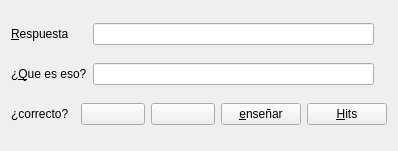
<?xml version="1.0" encoding="UTF-8"?>
<ui version="4.0">
 <class>FormTeaching</class>
 <widget class="QWidget" name="FormTeaching">
  <property name="geometry">
   <rect>
    <x>0</x>
    <y>0</y>
    <width>398</width>
    <height>151</height>
   </rect>
  </property>
  <property name="maximumSize">
   <size>
    <width>16777215</width>
    <height>151</height>
   </size>
  </property>
  <property name="baseSize">
   <size>
    <width>0</width>
    <height>0</height>
   </size>
  </property>
  <property name="windowTitle">
   <string>Form</string>
  </property>
  <layout class="QGridLayout" name="gridLayout">
   <item row="0" column="0">
    <widget class="QLabel" name="labelSense">
     <property name="text">
      <string>&amp;Respuesta</string>
     </property>
     <property name="buddy">
      <cstring>lineEditOut</cstring>
     </property>
    </widget>
   </item>
   <item row="0" column="1">
    <widget class="QLineEdit" name="lineEditOut">
     <property name="cursor">
      <cursorShape>IBeamCursor</cursorShape>
     </property>
     <property name="cursorPosition">
      <number>0</number>
     </property>
    </widget>
   </item>
   <item row="1" column="0">
    <widget class="QLabel" name="labelQuestion">
     <property name="text">
      <string>¿&amp;Que es eso?</string>
     </property>
     <property name="buddy">
      <cstring>lineEditInput</cstring>
     </property>
    </widget>
   </item>
   <item row="1" column="1">
    <widget class="QLineEdit" name="lineEditInput"/>
   </item>
   <item row="1" column="2">
    <widget class="QLabel" name="labelEmoticon">
     <property name="toolTip">
      <string>Animo del cerebro por este sentido</string>
     </property>
     <property name="statusTip">
      <string>Animo del cerebro por sentido</string>
     </property>
     <property name="frameShape">
      <enum>QFrame::NoFrame</enum>
     </property>
     <property name="text">
      <string/>
     </property>
     <property name="pixmap">
      <pixmap resource="../imageResource.qrc">:/icons/sleep.png</pixmap>
     </property>
     <property name="alignment">
      <set>Qt::AlignCenter</set>
     </property>
    </widget>
   </item>
   <item row="2" column="0" colspan="3">
    <layout class="QHBoxLayout" name="horizontalLayoutButtons">
     <item>
      <widget class="QLabel" name="labelCorrectTest">
       <property name="text">
        <string>¿correcto?</string>
       </property>
      </widget>
     </item>
     <item>
      <widget class="QPushButton" name="pushButtonBadAnswer">
       <property name="statusTip">
        <string>respuesta incorrecta</string>
       </property>
       <property name="text">
        <string/>
       </property>
       <property name="icon">
        <iconset resource="../imageResource.qrc">
         <normaloff>:/icons/badAnswer.png</normaloff>:/icons/badAnswer.png</iconset>
       </property>
      </widget>
     </item>
     <item>
      <widget class="QPushButton" name="pushButtonGoodAnswer">
       <property name="statusTip">
        <string>Respuesta correcta</string>
       </property>
       <property name="text">
        <string/>
       </property>
       <property name="icon">
        <iconset resource="../imageResource.qrc">
         <normaloff>:/icons/goodAnswer.png</normaloff>:/icons/goodAnswer.png</iconset>
       </property>
      </widget>
     </item>
     <item>
      <widget class="QPushButton" name="pushButtonTeach">
       <property name="statusTip">
        <string>Luego de insertar respuesta Enseñe</string>
       </property>
       <property name="text">
        <string>&amp;enseñar</string>
       </property>
       <property name="icon">
        <iconset resource="../imageResource.qrc">
         <normaloff>:/icons/teaching.png</normaloff>:/icons/teaching.png</iconset>
       </property>
      </widget>
     </item>
     <item>
      <widget class="QPushButton" name="pushButtonState">
       <property name="statusTip">
        <string>consultar neuronas que hicieron Hit</string>
       </property>
       <property name="text">
        <string>&amp;Hits</string>
       </property>
       <property name="icon">
        <iconset resource="../imageResource.qrc">
         <normaloff>:/icons/seeNet.png</normaloff>:/icons/seeNet.png</iconset>
       </property>
      </widget>
     </item>
    </layout>
   </item>
  </layout>
 </widget>
 <resources>
  <include location="../imageResource.qrc"/>
 </resources>
 <connections/>
</ui>
